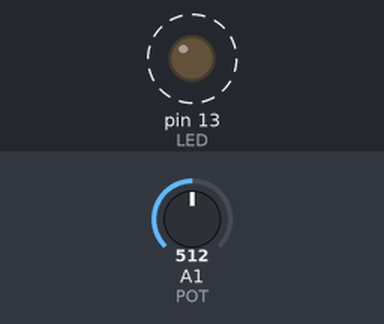
This sketch was run on a simulated Arduino Uno, built with avr-gcc and run on an emulated ATmega328P. On the bench: output pins drawn as LEDs (lit = HIGH). Dashed ring = blinking. Inputs (shaded band) come from the test bench; at power-on: A1 (POT) = 512.

Above: at 1.8 s.
1.9 s: A1 (POT) set to 0
At 2.5 s:
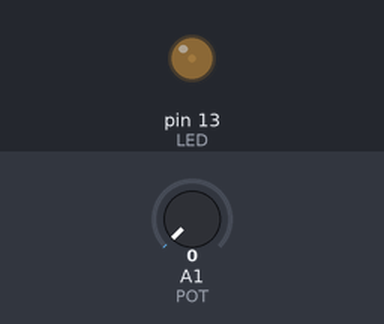
3.6 s: A1 (POT) set to 122
At 3.9 s:
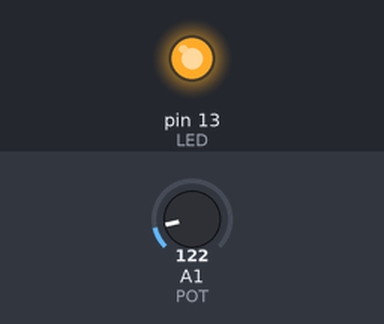
Timing chart, 0 to 13.1 s (numbered marks = the images above; inputs shaded):
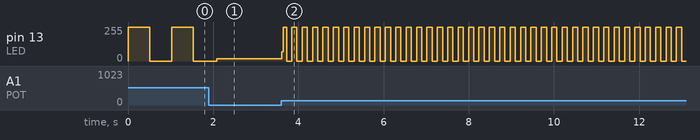

Measured:
- after the input at 3.6 s, pin 13 (LED): 16/255 → 68/255 at once, then moves between 0/255 and 255/255, repeating every 0.24 s
- by itself, pin 13 (LED): alternates 255/255 for 0.51 s and 0/255 for 0.51 s

The sketch:

controleDePisca.ino
```cpp
// C++ code
//

static int LED = 13;

static int POT = A1;

static int valor = 0;

void setup()
{
  pinMode(LED, OUTPUT);
}

void loop()
{
  valor = analogRead(POT);
  digitalWrite(LED, HIGH);
  delay(valor); // Wait for 1000 millisecond(s)
  digitalWrite(LED, LOW);
  delay(valor); // Wait for 1000 millisecond(s)
}
```
